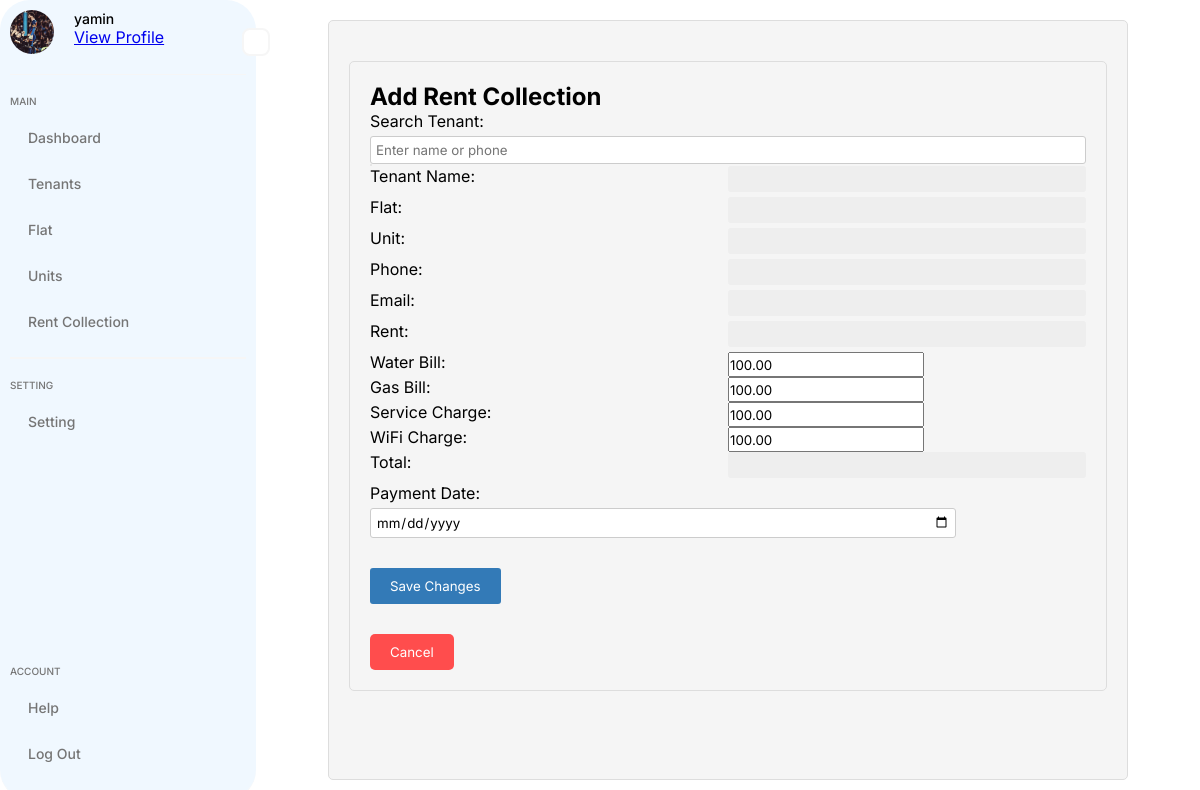
The page /rental/rent-collections/edit/3/ (signed in) on the database its author committed.
### accounts/models.py (models this page shows, shortened)
class UserProfile(models.Model):
    user = models.OneToOneField(User, on_delete=models.CASCADE)
    phone = models.CharField(max_length=15, blank=True, null=True)
    address = models.CharField(max_length=255, blank=True, null=True)
    profile_photo = models.ImageField(
        upload_to="profile_photos/", blank=True, null=True
    )

### rental_management/models.py (models this page shows, shortened)
class RentCollection(models.Model):
    tenant = models.ForeignKey(Tenant, on_delete=models.CASCADE)
    water_bill = models.DecimalField(max_digits=10, decimal_places=2)
    gas_bill = models.DecimalField(max_digits=10, decimal_places=2)
    service_charge = models.DecimalField(max_digits=10, decimal_places=2)
    wifi_charge = models.DecimalField(max_digits=10, decimal_places=2)
    total = models.DecimalField(
        max_digits=12, decimal_places=2, null=True, blank=True
    )  # Define total field
    payment_date = models.DateField(default=timezone.now)

### rental_management/views.py (the view)
@login_required
def rent_collection_edit(request, pk):
    rent_collection = get_object_or_404(RentCollection, pk=pk)
    if request.method == "POST":
        form = RentCollectionForm(request.POST, instance=rent_collection)
        if form.is_valid():
            form.save()
            return redirect("rent_collection_list")
    else:
        form = RentCollectionForm(instance=rent_collection)
    return render(
        request, "rental_management/rent_collection_form.html", {"form": form}
    )

### rental_management/forms.py
class RentCollectionForm(forms.ModelForm):
    class Meta:
        model = RentCollection
        fields = "__all__"

### accounts/context_processors.py (called while the page is built)
def user_profile(request):
    profile = None
    if request.user.is_authenticated:
        try:
            profile = UserProfile.objects.get(user=request.user)
        except UserProfile.DoesNotExist:
            pass
    return {"profile": profile}

### templates/rental_management/rent_collection_form.html (shortened to what this page needs)
{% extends 'sidebar.html' %}
{% load static %}
{% block style %}
<link rel="stylesheet" href="{% static 'css/rent_collection.css' %}">
{% endblock %}
{% block content %}
<div class="main-content">
    <h1>Add Rent Collection</h1>
    <form method="POST" id="rentCollectionForm" class="form">
        <label for="tenantSearch">Search Tenant:</label>
        <input type="text" id="tenantSearch" placeholder="Enter name or phone" autocomplete="off">
        <ul id="tenantResults"></ul>
        <div class="tenant-info">
            <label for="tenantName">Tenant Name:</label>
            <input type="text" id="tenantName" disabled>
            <label for="flat">Flat:</label>
            <input type="text" id="flat" disabled>
            <label for="unit">Unit:</label>
            <input type="text" id="unit" disabled>
            <label for="phone">Phone:</label>
            <input type="text" id="phone" disabled>
            <label for="email">Email:</label>
            <input type="text" id="email" disabled>
            <label for="rent">Rent:</label>
            <input type="text" id="rent" disabled>
            <label for="water_bill">Water Bill:</label>
            {{ form.water_bill }}
            <label for="gas_bill">Gas Bill:</label>
            {{ form.gas_bill }}
            <label for="service_charge">Service Charge:</label>
            {{ form.service_charge }}
            <label for="wifi_charge">WiFi Charge:</label>
            {{ form.wifi_charge }}
            <label for="total">Total:</label>
            <input type="text" id="total" name="total" disabled>
            <label for="payment_date">Payment Date:</label>
            <input type="date" id="payment_date" name="payment_date" required>
        </div>
        <button type="submit">{% if form.instance.pk %} Save Changes{% else %} Add Rent Collection{% endif %}</button>
    </form>
    <button class="cancel-button" href="{% url 'rent_collection_list' %}">Cancel</button>
</div>
{% endblock %}

### templates/sidebar.html (shortened to what this page needs)
{% load static %}
<!DOCTYPE html>
<html lang="en">
<head>
    <link rel="stylesheet" href="{% static 'css/styles.css' %}">
    {% block style %}
    {% endblock %}
</head>
<body>
    <aside class="container">
        <div class="sidebar">
            <div class="menu-btn">
            </div>
            <div class="head">
                <div class="user-img">
                    {% if profile and profile.profile_photo %}
                    <img src="{{ profile.profile_photo.url }}" alt="Profile Photo">
                    {% else %}
                    <img src="{% static 'images/default-profile.png' %}" alt="Default Profile Photo">
                    {% endif %}
                </div>
                <div class="user-details">
                    <p class="name">{{ user.username }}</p>
                    <a href="{% url 'accounts:profile' %}" class="profile-link">View Profile</a>
                </div>
            </div>
            <div class="nav">
                <div class="menu">
                    <p class="title">Main</p>
                    <ul>
                        <li>
                            <a href="{% url 'dashboard' %}">
                                <span class="text">Dashboard</span>
                            </a>
                        </li>
                        <li>
                            <a href="#">
                                <span class="text">Tenants</span>
                            </a>
                        </li>
                        <li>
                            <a href="#">
                                <span class="text">Flat</span>
                            </a>
                        </li>
                        <li>
                            <a href="#">
                                <span class="text">Units</span>
                            </a>
                        </li>
                        <li>
                            <a href="#">
                                <span class="text">Rent Collection</span>
                            </a>
                        </li>
                    </ul>
                </div>
                <div class="menu">
                    <p class="title">Setting</p>
                    <ul>
                        <li>
                            <a href="#">
                                <span class="text">Setting</span>
                            </a>
                        </li>
                    </ul>
                </div>
            </div>
            <div class="menu">
                <p class="title">Account</p>
                <ul>
                    <li>
                        <a href="#">
                            <span class="text">Help</span>
                        </a>
                    </li>
                    <li>
                        <a href="{% url 'accounts:logout' %}">
                            <span class="text">Log Out</span>
                        </a>
                    </li>
                </ul>
            </div>
        </div>
        <div class="main-content">
            {% block content %}
            {% endblock %}
        </div>
    </aside>
</body>
</html>

### static/css/styles.css (style rules this page uses)
* { margin: 0; padding: 0; box-sizing: border-box; font-family: "Inter", sans-serif; }
body { background-color: #ffffff; }
.container { width: 100%; min-height: 100vh; }
.sidebar { position: relative; width: 256px; height: 100vh; display: flex; flex-direction: column; gap: 20px; background-color: aliceblue; padding: 10px; border-radius: 30px; }
.sidebar, .head { display: flex; gap: 20px; padding-bottom: 20px; border-bottom: 1px solid #f6f6f6; }
.user-img { width: 44px; height: 44px; border-radius: 50%; overflow: hidden; }
.user-img img { width: 100%; object-fit: cover; }
.user-details .title, .menu .title { font-size: 10px; font-weight: 500; color: #757575; text-transform: uppercase; margin-bottom: 10px; }
.user-details .name { font-size: 14px; font-weight: 500; }
.nav { flex: 1; }
.menu ul li { position: relative; list-style: none; margin-bottom: 5px; }
.menu ul li a { display: flex; align-items: center; gap: 10px; font-size: 14px; font-weight: 500; color: #757575; text-decoration: none; padding: 12px 8px; border-radius: 8px; transition: all 0.3s; }
.menu ul li .text { flex: 1; }
.menu:not(:last-child) { padding-bottom: 10px; margin-bottom: 20px; border-bottom: 2px solid #f6f6f6; }
.menu-btn { position: absolute; right: -14px; top: 3.5%; width: 28px; height: 28px; border-radius: 8px; display: flex; align-items: center; justify-content: center; cursor: pointer; color: #757575; border: 2px solid #f6f6f6; background-color: #fff; }
.container { display: flex; width: 100%; min-height: 100vh; }
.sidebar { width: 256px; height: 100vh; background-color: aliceblue; transition: width 0.3s; }
.main-content { flex: 1; padding: 24px; transition: margin-left 0.3s, padding-left 0.3s; }

### static/css/rent_collection.css (style rules this page uses)
.main-content { margin: 20px auto; max-width: 800px; padding: 20px; border: 1px solid #ddd; border-radius: 5px; background-color: #f5f5f5; }
.form { display: flex; flex-wrap: wrap; margin-bottom: 20px; }
.form label { display: block; width: 120px; margin-bottom: 5px; }
.form input[type="text"], .form input[type="date"] { width: calc(100% - 130px); padding: 5px; border: 1px solid #ccc; border-radius: 3px; }
.form button { background-color: #337ab7; color: white; padding: 10px 20px; border: none; border-radius: 3px; cursor: pointer; margin-top: 10px; }
.tenant-info { width: 100%; display: flex; flex-wrap: wrap; margin-bottom: 20px; }
.tenant-info label, .tenant-info input[type="text"], .tenant-info input[type="hidden"] { width: 50%; margin-bottom: 5px; }
.tenant-info input[type="text"], .tenant-info input[type="hidden"] { background-color: #eee; border: none; }
#tenantSearch { width: 100%; padding: 5px; border: 1px solid #ccc; border-radius: 3px; }
#tenantResults { list-style: none; padding: 0; margin: 0; border: 1px solid #ddd; border-radius: 3px; max-height: 100px; overflow-y: auto; }
.cancel-button { background-color: #ff4d4d; color: white; padding: 10px 20px; border: none; border-radius: 5px; cursor: pointer; margin-top: 10px; }

### rows shown on the page
UserProfile: profile_photo (picture)
RentCollection: water_bill "100.00", gas_bill "100.00", service_charge "100.00", wifi_charge "100.00"

### other values the page prints
{{ user.username }} "yamin"
